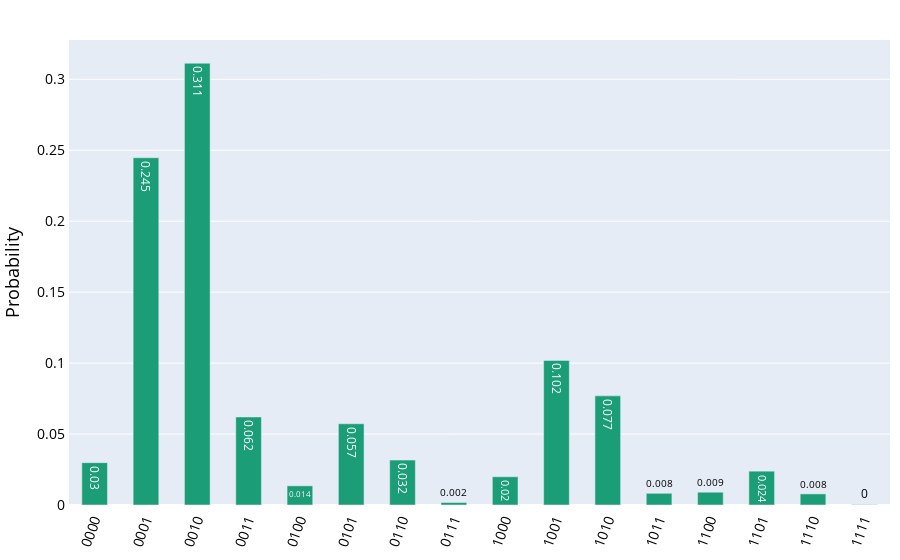

Notebook cell for this chart:
### Code cell
from kaleidoscope import probability_distribution
probability_distribution(job.result().get_counts())

### Figure 1 — Plotly figure (JSON) as saved in the notebook; plotly's stock layout.template omitted (floating-point values rounded to 4 significant figures)
{"data": [{"hoverinfo": "text", "hovertext": ["<b>0000</b><br>P = 0.03", "<b>0001</b><br>P = 0.245", "<b>0010</b><br>P = 0.311", "<b>0011</b><br>P = 0.062", "<b>0100</b><br>P = 0.014", "<b>0101</b><br>P = 0.057", "<b>0110</b><br>P = 0.032", "<b>0111</b><br>P = 0.002", "<b>1000</b><br>P = 0.02", "<b>1001</b><br>P = 0.102", "<b>1010</b><br>P = 0.077", "<b>1011</b><br>P = 0.008", "<b>1100</b><br>P = 0.009", "<b>1101</b><br>P = 0.024", "<b>1110</b><br>P = 0.008", "<b>1111</b><br>P = 0.0"], "marker": {"color": "#1b9e77"}, "name": "", "text": [0.03, 0.245, 0.311, 0.062, 0.014, 0.057, 0.032, 0.002, 0.02, 0.102, 0.077, 0.008, 0.009, 0.024, 0.008, 0], "textposition": "auto", "type": "bar", "width": 0.5, "x": [0, 1, 2, 3, 4, 5, 6, 7, 8, 9, 10, 11, 12, 13, 14, 15], "y": [0.02985, 0.2447, 0.3113, 0.06205, 0.01352, 0.05725, 0.03166, 0.00176, 0.01991, 0.1019, 0.07692, 0.008246, 0.009015, 0.02384, 0.007822, 0.0002339]}], "layout": {"font": {"color": "black"}, "margin": {"b": 10, "l": 50, "r": 10, "t": 40}, "paper_bgcolor": "white", "showlegend": false, "title": {"font": {"size": 20}, "x": 0.5}, "xaxis": {"linewidth": 1, "showline": true, "tickangle": -70, "tickfont": {"size": 14}, "ticktext": ["0000", "0001", "0010", "0011", "0100", "0101", "0110", "0111", "1000", "1001", "1010", "1011", "1100", "1101", "1110", "1111"], "tickvals": [0, 1, 2, 3, 4, 5, 6, 7, 8, 9, 10, 11, 12, 13, 14, 15]}, "yaxis": {"linewidth": 1, "showline": true, "tickfont": {"size": 14}, "title": {"font": {"size": 18}, "text": "Probability"}}}}
